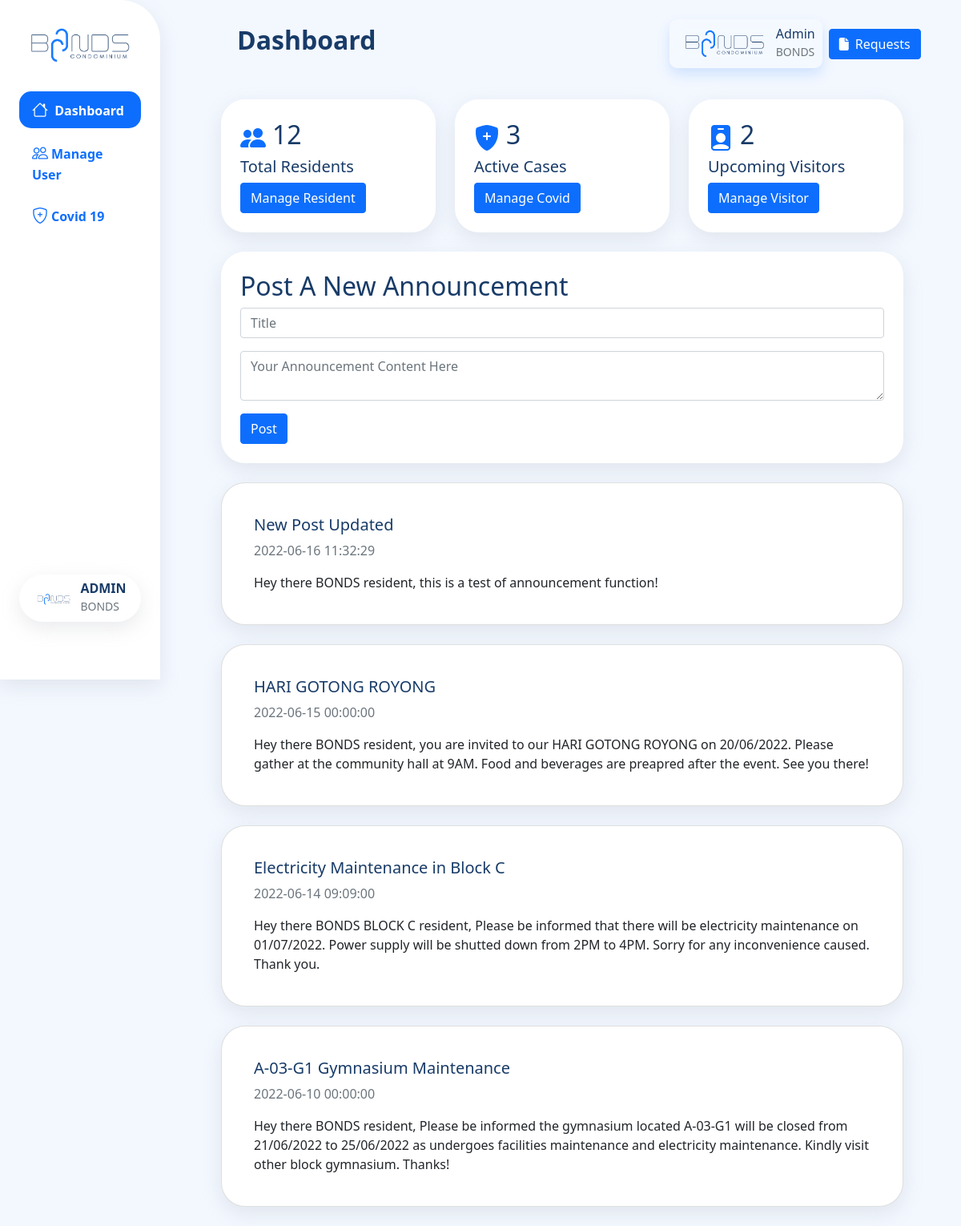
/admin-dashboard.php (signed in), run on an earlier commit of the app's database.
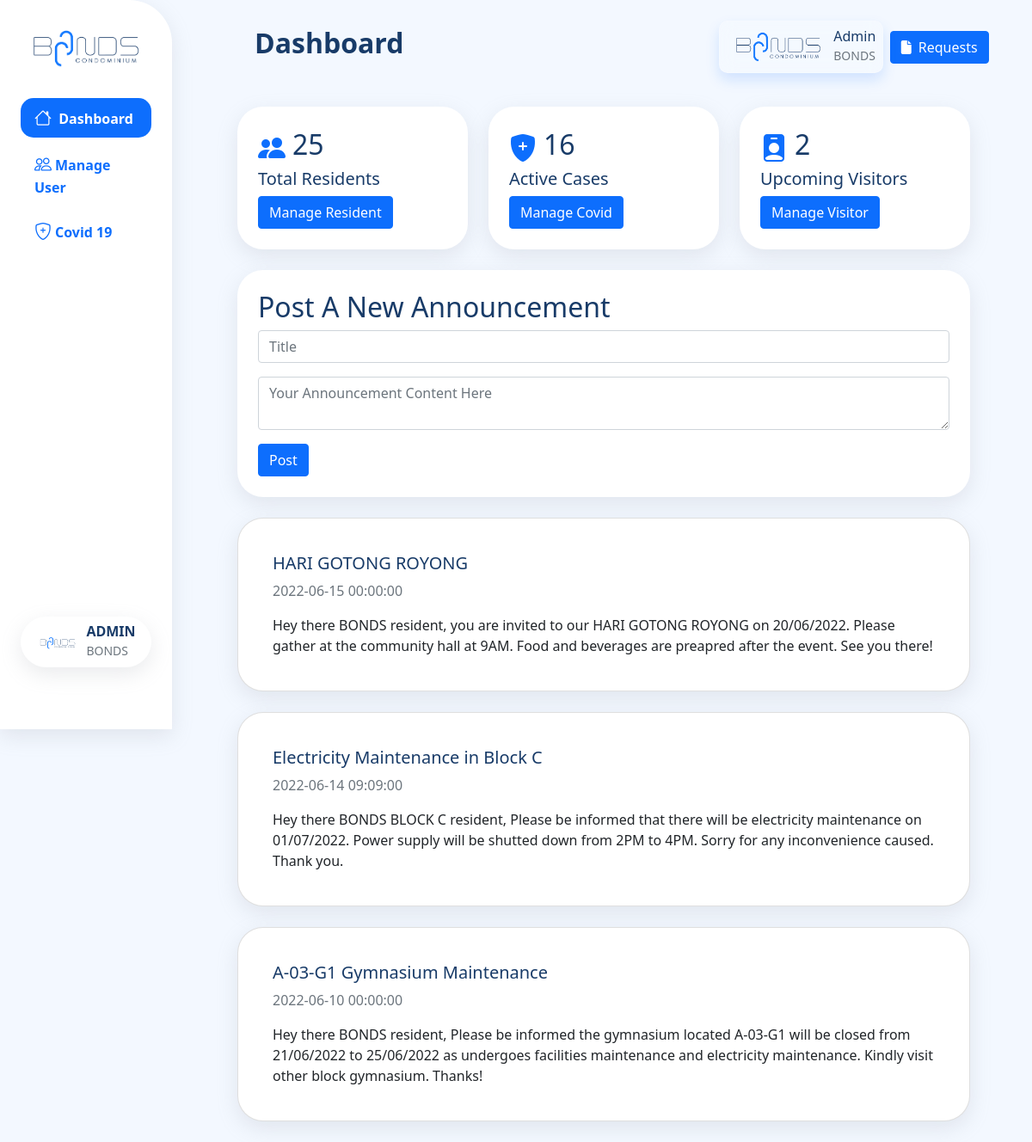
And on a later commit of the database.
### tables this page shows
CREATE TABLE `announcement` (
  `announcement_id` int(11) NOT NULL,
  `title` varchar(100) NOT NULL,
  `description` text NOT NULL,
  `date_time` datetime NOT NULL
);

### admin-dashboard.php (the view, shortened to what the changed rows need)
<?php
include 'includes/admin-header.php';
?>
                 <div class="row p-0">
                        <div class="col-md-6 col-lg-4 mt-4 mt-lg-0">
                            <div class="mycontainer">
                                <div class="d-flex align-items-center py-auto">
                                    <i class="bi bi-people-fill fs-2 text-primary"></i>
                                    <h2 class="ms-2">
                                        <?php
                                        $data_query = mysqli_query($con, "SELECT * FROM resident");
                                        $resident_num = mysqli_num_rows($data_query);
                                        ?>
                                        <?= $resident_num ?>
                                    </h2>
                                </div>
                            </div>
                        </div>
                        <div class="col-md-6 col-lg-4 mt-4 mt-lg-0 ">
                            <div class="mycontainer">
                                <div class="d-flex align-items-center py-auto">
                                    <i class="bi bi-shield-fill-plus fs-2 text-primary"></i>
                                    <h2 class="ms-2">
                                        <?php
                                        $data_query = mysqli_query($con, "SELECT * FROM `resident` WHERE covid_status = 'Positive'");
                                        $covid_num = mysqli_num_rows($data_query);
                                        ?>
                                        <?= $covid_num ?>
                                    </h2>
                                </div>
                            </div>
                        </div>
                        <div class="col-md-6 col-lg-4 mt-4 mt-lg-0 ">
                            <div class="mycontainer">
                                <div class="d-flex align-items-center py-auto">
                                    <h2 class="ms-2">
                                        <?php
                                            $today = date('Y-m-d H:i:s', mktime(0,0,0));
                                            $data_query = mysqli_query($con, "SELECT * FROM visitorpass WHERE start_time >'$today'");
                                            $visitor_num = mysqli_num_rows($data_query);
                                        ?>
                                        <?= $visitor_num ?>
                                    </h2>
                                </div>
                            </div>
                        </div>
                </div>
                        <div class="row p-0">
                            <div class="col-12 mx-lg-auto mt-4">
                                <div class="mycontainer">
                                    <h2>Post A New Announcement</h2>
                                </div>
                                <div id="announcement_container">
                                <?php
                                    $data_query = mysqli_query($con, "SELECT * FROM announcement ORDER BY date_time DESC");
                                    if(mysqli_num_rows($data_query) > 0)
                                    {
                                        foreach($data_query as $announcement)
                                        {
                                            $formattedDate = $announcement['date_time'];
                                ?>
                                        <div class="card mt-4 mycontainer">
                                            <div class="card-body">
                                                <h5><?=$announcement['title']?></h5>
                                                <span class="text-muted ms-auto"><?=$formattedDate?></span>
                                                <p class="card-text mt-3" style="white-space: pre-line"><?=$announcement['description']?></p>
                                            </div>
                                        </div>
                                <?php
                                        }
                                    }
                                ?>
                                </div>
                            </div>
                        </div>
<?php include 'includes/admin-footer.php';?>

What changed in the data, as far as the page shows it:
removed announcement: title "New Post Updated", date_time "2022-06-16 11:32:29", description "Hey there BONDS resident, this is a test of announcement function!"
Also different on the page:
$resident_num: "12" → "25"
$covid_num: "3" → "16"
